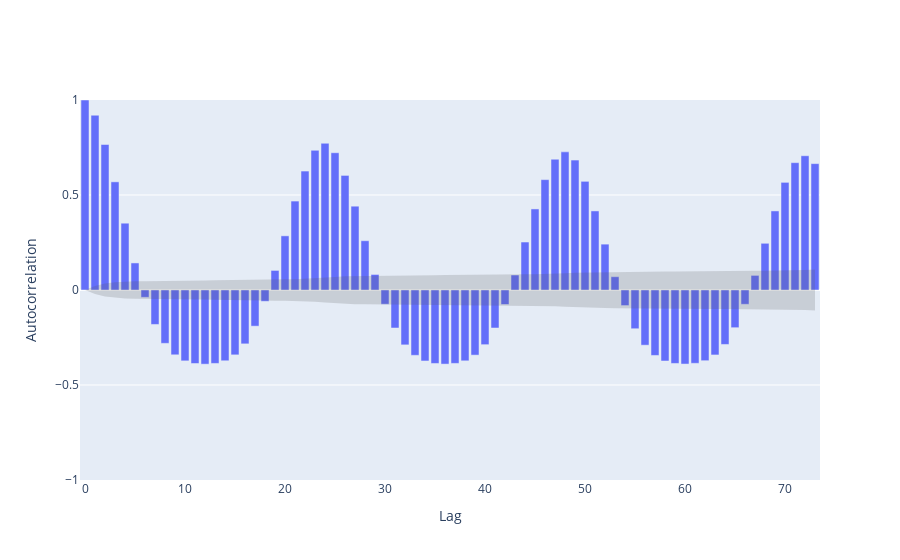

Notebook code cell kept with this figure:
### Markdown cell above
#### ACF & PACF plots for p and q parameters

### Code cell
acf_values, acf_conf = acf(gen_df['Generated Energy'].dropna(), nlags=73, alpha=0.05)

for i in range(len(acf_values)):
    acf_conf[i] = acf_conf[i] - acf_values[i]

acf_conf = pd.DataFrame(acf_conf, columns=['Upper', 'Lower'])

fig = go.Figure(go.Bar(
    y = acf_values
))

fig.add_trace(go.Scatter(
    x = list(acf_conf.index) + list(acf_conf.index[::-1]),
    y = list(acf_conf['Upper']) + list(acf_conf['Lower'][::-1]),
    fill='toself',
    fillcolor='rgba(84,84,84,0.2)',
    line=dict(color='rgba(255,255,255,0)'),
    hoverinfo="skip",
))

fig.update_yaxes(title="Autocorrelation", range=[-1, 1])
fig.update_xaxes(title="Lag")
fig.update_layout(template="plotly",
                  legend=dict(orientation="h", yanchor="top", y=1.11, xanchor="left", x=0),
                  showlegend=False
                  )

#fig.write_html("ARIMA_figs/ACF.html")

fig.show()

#autocorrelation_no_difference = plot_acf(gen_df["Generated Energy"].dropna())
# autocorrelation_first_difference = plot_acf(gen_df["1dif"].dropna())

### Figure 1 — Plotly figure (JSON) as saved in the notebook; plotly's stock layout.template omitted (floating-point values rounded to 4 significant figures; data arrays with more than 128 entries replaced by an {"elided": "..."} marker saying what was removed)
{"data": [{"y": [1.0, 0.9199, 0.7658, 0.5693, 0.3516, 0.1424, -0.03863, -0.1813, -0.2808, -0.3411, -0.373, -0.3869, -0.3903, -0.3865, -0.3725, -0.3414, -0.2835, -0.1903, -0.05966, 0.1031, 0.2851, 0.468, 0.626, 0.7352, 0.7723, 0.7225, 0.6031, 0.4411, 0.2593, 0.0818, -0.07492, -0.2, -0.2888, -0.3438, -0.3735, -0.3866, -0.39, -0.3863, -0.3728, -0.3427, -0.2877, -0.2, -0.07631, 0.07884, 0.2525, 0.4266, 0.5809, 0.6883, 0.7271, 0.6837, 0.5719, 0.4162, 0.2414, 0.07003, -0.08194, -0.2039, -0.2904, -0.3443, -0.3737, -0.3865, -0.3897, -0.3859, -0.3721, -0.3418, -0.2866, -0.1984, -0.07527, 0.07696, 0.2459, 0.4162, 0.5665, 0.6702, 0.7066, 0.6652], "type": "bar"}, {"fill": "toself", "fillcolor": "rgba(84,84,84,0.2)", "hoverinfo": "skip", "line": {"color": "rgba(255,255,255,0)"}, "x": {"elided": "148 int values"}, "y": {"elided": "148 float values"}, "type": "scatter"}], "layout": {"yaxis": {"title": {"text": "Autocorrelation"}, "range": [-1, 1]}, "xaxis": {"title": {"text": "Lag"}}, "legend": {"orientation": "h", "yanchor": "top", "y": 1.11, "xanchor": "left", "x": 0}, "showlegend": false}}
